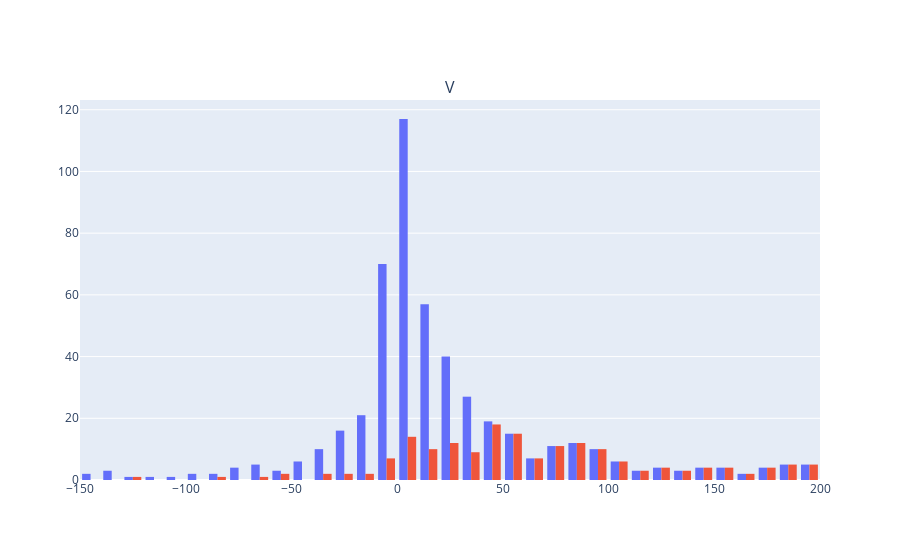

The cell this chart's notebook holds for it:
### Code cell
index1 = (agg_df['region'] == 'Lobe') & (abs(agg_df['ygsm']) <15) & (agg_df['xgsm'] <-7) & (agg_df['xgsm'] >-11)

index = (agg_df['region'] == 'Lobe') & (abs(agg_df['ygsm']) <15) & (agg_df['xgsm'] <-7) & (agg_df['xgsm'] >-11) & ( agg_df['v_perp_h_all'] > 60 )

agg_df.loc[:,'v_perp_diff'] = agg_df.loc[:,'v_perp_h_all'] - agg_df.loc[:,'v_perp_o_all']
print(sum(index))

# print("Vc:", statistics.median(agg_df.loc[index,'v_perp_h_all']))

fig = make_subplots(rows=1, cols=1, subplot_titles="Vperp H+ - Vperp O+ (Blue all Lobe, red high Vperp H+ )")

# fig.add_trace(go.Histogram(x=agg_df.loc[index,'v_perp_h_all']) ,row=1, col=1)
fig.add_trace(go.Histogram(x=agg_df.loc[index1,'v_perp_diff'],xbins=dict(start=-200,end=200, size=10)) ,row=1, col=1)
fig.add_trace(go.Histogram(x=agg_df.loc[index,'v_perp_diff'],xbins=dict(start=-200,end=200, size=10)) ,row=1, col=1)

fig.update_layout(showlegend=False)

### Figure 1 — Plotly figure (JSON) as saved in the notebook; plotly's stock layout.template omitted (floating-point values rounded to 4 significant figures; data arrays with more than 128 entries replaced by an {"elided": "..."} marker saying what was removed)
{"data": [{"type": "histogram", "x": {"elided": "539 float values"}, "xaxis": "x", "xbins": {"end": 200, "size": 10, "start": -200}, "yaxis": "y"}, {"type": "histogram", "x": {"elided": "213 float values"}, "xaxis": "x", "xbins": {"end": 200, "size": 10, "start": -200}, "yaxis": "y"}], "layout": {"annotations": [{"font": {"size": 16}, "showarrow": false, "text": "V", "x": 0.5, "xanchor": "center", "xref": "paper", "y": 1, "yanchor": "bottom", "yref": "paper"}], "showlegend": false, "xaxis": {"anchor": "y", "domain": [0, 1]}, "yaxis": {"anchor": "x", "domain": [0, 1]}}}
